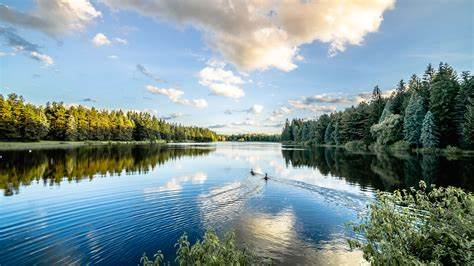
#> input picture Computer Vision/OIP.jpeg, 474 x 266 px
$ python erosion_dilation.py
#> lines starting #> are read from the running program, lines starting #| are printed output that depends on the picture; after the words box and inside, x2 and y2 are one past the last pixel; in counts of white or black regions, pixels touching at a corner belong together
import cv2
import imutils

# Load the image
img = cv2.imread("OIP.jpeg")
#> img is the input picture: shape (266, 474, 3); mean B, G, R 151.7, 148.3, 127.6
if img is None:
    print("Error: Image not found! Check the file path.")
    exit()

# Display and save original image
cv2.imshow("Original Image", img)
cv2.imwrite("erosion_dilation.jpeg", img)
cv2.waitKey(0)

# Convert to grayscale
gray = cv2.cvtColor(img, cv2.COLOR_BGR2GRAY)
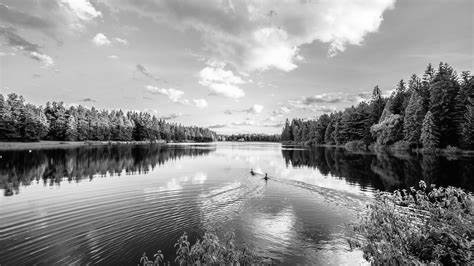
#> gray: shape (266, 474); min 0, max 255, mean 142.5

# Binary threshold (needed for morphological operations)
_, binary = cv2.threshold(gray, 0, 255, cv2.THRESH_BINARY + cv2.THRESH_OTSU)
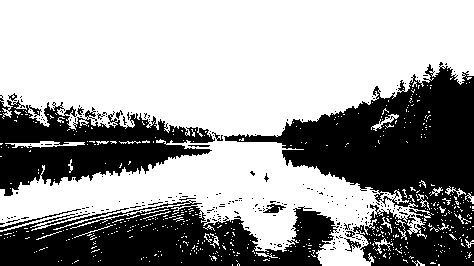
#> binary: shape (266, 474); 62.1% white; 231 black regions (218 under 20 px), largest, box (x1, y1, x2, y2) and area: (224, 62, 474, 266) 22490, (0, 200, 339, 266) 13858, (0, 95, 215, 196) 10331
cv2.imshow("Binary Image", binary)
cv2.waitKey(0)

# Create kernel for morphological operations
kernel = cv2.getStructuringElement(cv2.MORPH_RECT, (5, 5))

# Erosion (shrinks white regions)
eroded = cv2.erode(binary, kernel, iterations=1)
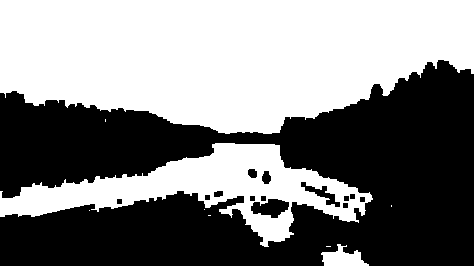
#> eroded: shape (266, 474); 51.1% white; 14 black regions, largest, box (x1, y1, x2, y2) and area: (0, 60, 474, 266) 60498, (251, 199, 289, 218) 477, (301, 182, 340, 207) 287
cv2.imshow("Erosion", eroded)
cv2.waitKey(0)
cv2.imwrite("eroded.jpg", eroded)

# Dilation (expands white regions)
dilated = cv2.dilate(binary, kernel, iterations=1)
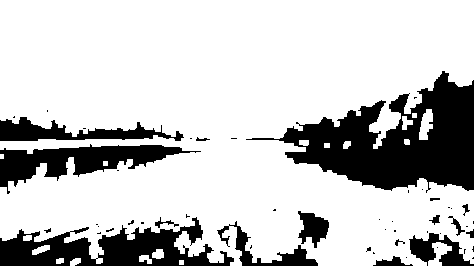
#> dilated: shape (266, 474); 78% white; 52 black regions (36 under 20 px), largest, box (x1, y1, x2, y2) and area: (246, 71, 474, 193) 12694, (0, 217, 234, 266) 5619, (0, 144, 201, 194) 3929
cv2.imshow("Dilation", dilated)
cv2.waitKey(0)
cv2.imwrite("dilated.jpg", dilated)

# Optional Advanced Operations:
# Opening (erosion followed by dilation - removes noise)
opening = cv2.morphologyEx(binary, cv2.MORPH_OPEN, kernel)
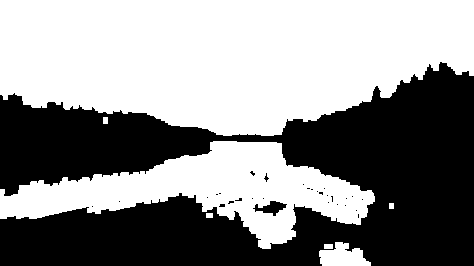
#> opening: shape (266, 474); 55.4% white; 30 black regions (28 under 20 px), largest, box (x1, y1, x2, y2) and area: (0, 62, 474, 266) 55826, (253, 201, 287, 216) 245
cv2.imshow("Opening", opening)
cv2.waitKey(0)

# Closing (dilation followed by erosion - fills holes)
closing = cv2.morphologyEx(binary, cv2.MORPH_CLOSE, kernel)
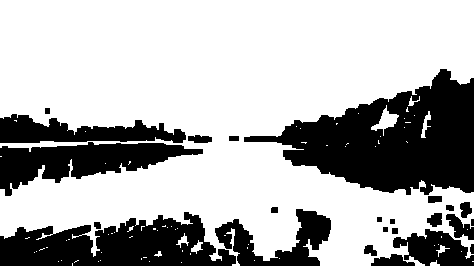
#> closing: shape (266, 474); 69.5% white; 24 black regions, largest, box (x1, y1, x2, y2) and area: (244, 69, 474, 195) 15308, (0, 212, 236, 266) 8233, (0, 142, 203, 196) 5291
cv2.imshow("Closing", closing)
cv2.waitKey(0)

# Cleanup
cv2.destroyAllWindows()

$ run again, with Computer Vision/face.jpeg copied over Computer Vision/OIP.jpeg
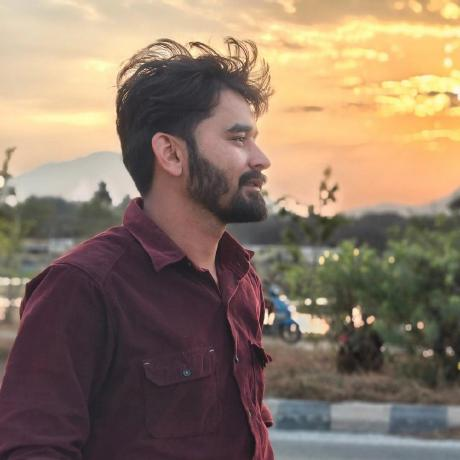
#> input picture Computer Vision/face.jpeg, 460 x 460 px
#> img is the input picture: shape (460, 460, 3); mean B, G, R 102.6, 120.9, 141.1
#> `_, binary = cv2.threshold(gray, 0, 255, cv2.THRESH_BINARY + cv2.THRESH..`:
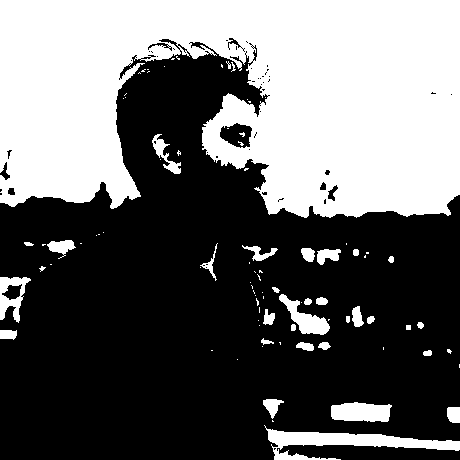
#> binary: shape (460, 460); 40.4% white; 88 white regions (54 under 20 px), largest, box (x1, y1, x2, y2) and area: (0, 0, 460, 218) 77334, (264, 425, 460, 460) 2500, (331, 402, 392, 422) 999
#> eroded: shape (460, 460); 35.8% white; 38 white regions (18 under 20 px), largest, box (x1, y1, x2, y2) and area: (0, 0, 460, 215) 71994, (270, 432, 460, 448) 1330, (333, 405, 388, 420) 683
#> dilated: shape (460, 460); 45.6% white; 37 white regions, largest, box (x1, y1, x2, y2) and area: (0, 0, 460, 220) 81632, (262, 423, 460, 460) 3633, (270, 285, 332, 337) 1679
#> opening: shape (460, 460); 39.4% white; 32 white regions, largest, box (x1, y1, x2, y2) and area: (0, 0, 460, 217) 76317, (268, 430, 460, 450) 2180, (331, 403, 390, 422) 987
#> `closing = cv2.morphologyEx(binary, cv2.MORPH_CLOSE, kernel)`:
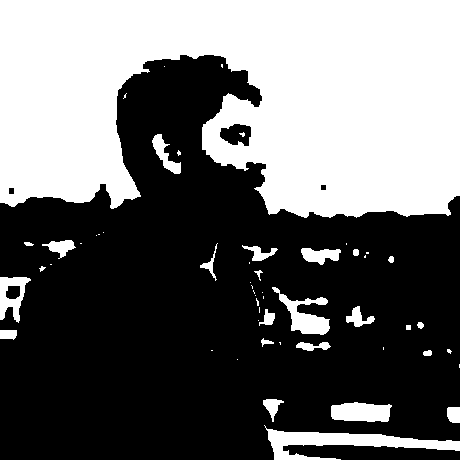
#> closing: shape (460, 460); 41.3% white; 54 white regions (29 under 20 px), largest, box (x1, y1, x2, y2) and area: (0, 0, 460, 218) 78806, (264, 425, 460, 460) 2575, (272, 287, 330, 335) 1063
